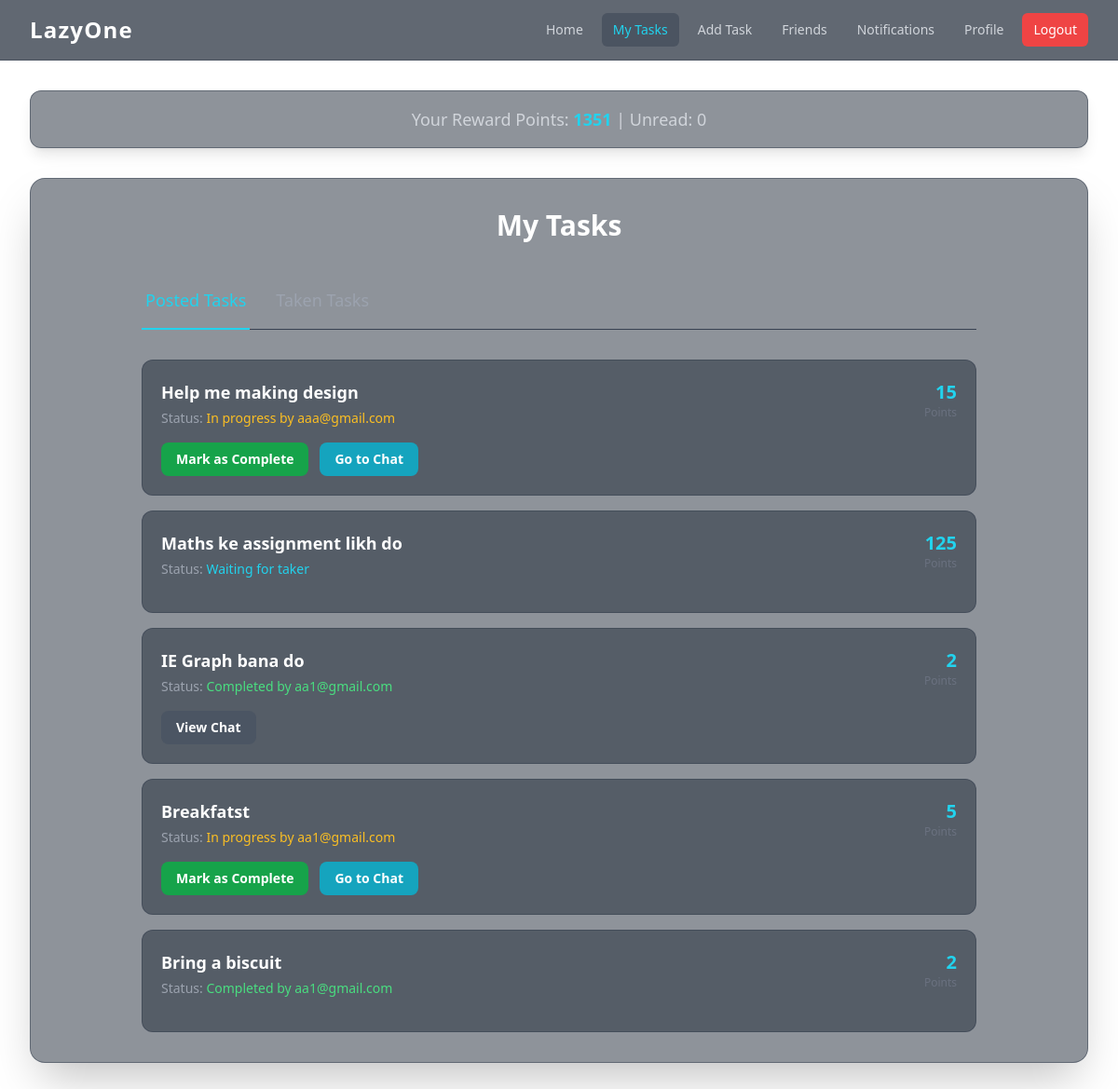
/my_tasks/ (signed in), run on the app's committed database.
### basic/models.py (models this page shows, shortened)
class Task(models.Model):
    title = models.CharField(max_length=200)
    description = models.TextField()
    reward = models.PositiveIntegerField()
    posted_by = models.ForeignKey(User, on_delete=models.CASCADE, related_name='posted_tasks')
    created_at = models.DateTimeField(auto_now_add=True)
    is_taken = models.BooleanField(default=False)
    taken_by = models.ForeignKey(User, on_delete=models.SET_NULL, null=True, blank=True, related_name='taken_tasks')
    is_completed = models.BooleanField(default=False)

### basic/views/tasks.py (the view)
# urls.py: path('my_tasks/', my_tasks, name='my_tasks'),
@login_required(login_url='/login/')
def my_tasks(request):
    posted_tasks = Task.objects.filter(posted_by=request.user).order_by('-created_at')
    taken_tasks = Task.objects.filter(taken_by=request.user).order_by('-created_at')
    return render(request, 'my_tasks.html', {'posted_tasks': posted_tasks, 'taken_tasks': taken_tasks})

### basic/context_processors.py (called while the page is built)
def firebase_keys(request):
    return {
        'FIREBASE_API_KEY': settings.FIREBASE_API_KEY,
        'FIREBASE_AUTH_DOMAIN': settings.FIREBASE_AUTH_DOMAIN,
        'FIREBASE_PROJECT_ID': settings.FIREBASE_PROJECT_ID,
        'FIREBASE_STORAGE_BUCKET': settings.FIREBASE_STORAGE_BUCKET,
        'FIREBASE_MESSAGING_SENDER_ID': settings.FIREBASE_MESSAGING_SENDER_ID,
        'FIREBASE_APP_ID': settings.FIREBASE_APP_ID,
    }

def unread_notifications_count(request):
    if request.user.is_authenticated:
        count = request.user.notifications.filter(is_read=False).count()
        return {'unread_notifications_count': count}
    return {'unread_notifications_count': 0}

### basic/templates/my_tasks.html (shortened to what this page needs)
{% extends 'base.html' %}
{% block content %}
<div class="max-w-4xl mx-auto">
    <h2 class="text-3xl font-bold text-white mb-8 text-center">My Tasks</h2>
    <div class="mb-8">
        <div class="border-b border-gray-700">
            <nav class="-mb-px flex space-x-6" aria-label="Tabs">
                <button id="tab-posted" class="whitespace-nowrap py-4 px-1 border-b-2 font-medium text-lg text-cyan-400 border-cyan-400">
                </button>
                <button id="tab-taken" class="whitespace-nowrap py-4 px-1 border-b-2 font-medium text-lg text-gray-400 hover:text-white hover:border-gray-300 border-transparent">
                </button>
            </nav>
        </div>
    </div>
    <div id="content-posted" class="space-y-4">
        {% for task in posted_tasks %}
            <div class="bg-gray-800/50 border border-gray-700/50 rounded-xl p-5 transition-all duration-300 hover:shadow-cyan-500/20 hover:shadow-lg hover:border-cyan-500/50">
                <div class="flex justify-between items-start">
                    <div>
                        <h3 class="text-lg font-bold text-white">{{ task.title }}</h3>
                        <p class="text-sm text-gray-400 mt-1">
                            Status:
                            {% if task.is_completed %}<span class="text-green-400">Completed by {{ task.taken_by.username }}</span>
                            {% elif task.is_taken %}<span class="text-amber-400">In progress by {{ task.taken_by.username }}</span>
                            {% else %}<span class="text-cyan-400">Waiting for taker</span>
                            {% endif %}
                        </p>
                    </div>
                    <div class="text-right flex-shrink-0 ml-4">
                        <p class="text-xl font-semibold text-cyan-400">{{ task.reward }}</p>
                        <p class="text-xs text-gray-500">Points</p>
                    </div>
                </div>
                <div class="mt-4 flex items-center space-x-3">
                    {% if task.is_completed %}
                        {% if task.conversation %}
                            <a href="{% url 'chat_view' task.conversation.id %}" class="inline-block bg-gray-600 text-white font-semibold px-4 py-2 rounded-lg hover:bg-gray-500 transition-colors text-sm">View Chat</a>
                        {% endif %}
                    {% elif task.is_taken %}
                        <a href="{% url 'complete_task' task.id %}" class="inline-block bg-green-600 text-white font-semibold px-4 py-2 rounded-lg hover:bg-green-500 transition-colors text-sm">Mark as Complete</a>
                        {% if task.conversation %}
                            <a href="{% url 'chat_view' task.conversation.id %}" class="inline-block bg-cyan-500/80 text-white font-semibold px-4 py-2 rounded-lg hover:bg-cyan-500 transition-colors text-sm">Go to Chat</a>
                        {% endif %}
                    {% endif %}
                </div>
            </div>
        {% empty %}
            <div class="bg-gray-800/50 border border-gray-700/50 rounded-xl p-8 text-center">
                <p class="text-gray-400">You haven't posted any tasks yet.</p>
            </div>
        {% endfor %}
    </div>
</div>
{% endblock %}

### data on the page
Task: title "Help me making design", taken_by.username "aaa@gmail.com", reward "15", is_completed "Mark as Complete"
Task: title "Maths ke assignment likh do", is_completed "Waiting for taker", reward "125"
Task: title "IE Graph bana do", taken_by.username "aa1@gmail.com", reward "2", is_completed "View Chat"
Task: title "Breakfatst", taken_by.username "aa1@gmail.com", reward "5", is_completed "Mark as Complete"
Task: title "Bring a biscuit", taken_by.username "aa1@gmail.com", reward "2"

### other printed values
{{ unread_notifications_count }} "0"
